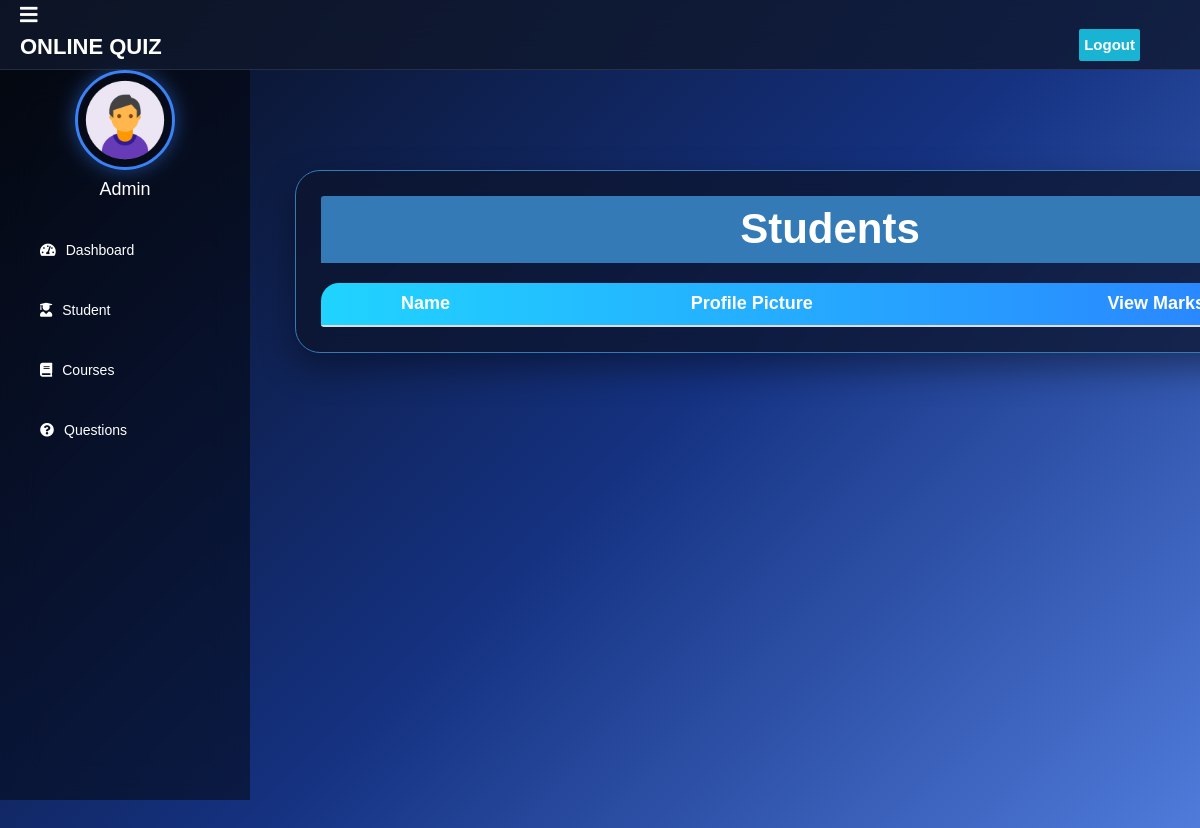
/admin-view-student-marks (signed in), run on an earlier commit of the app's database.
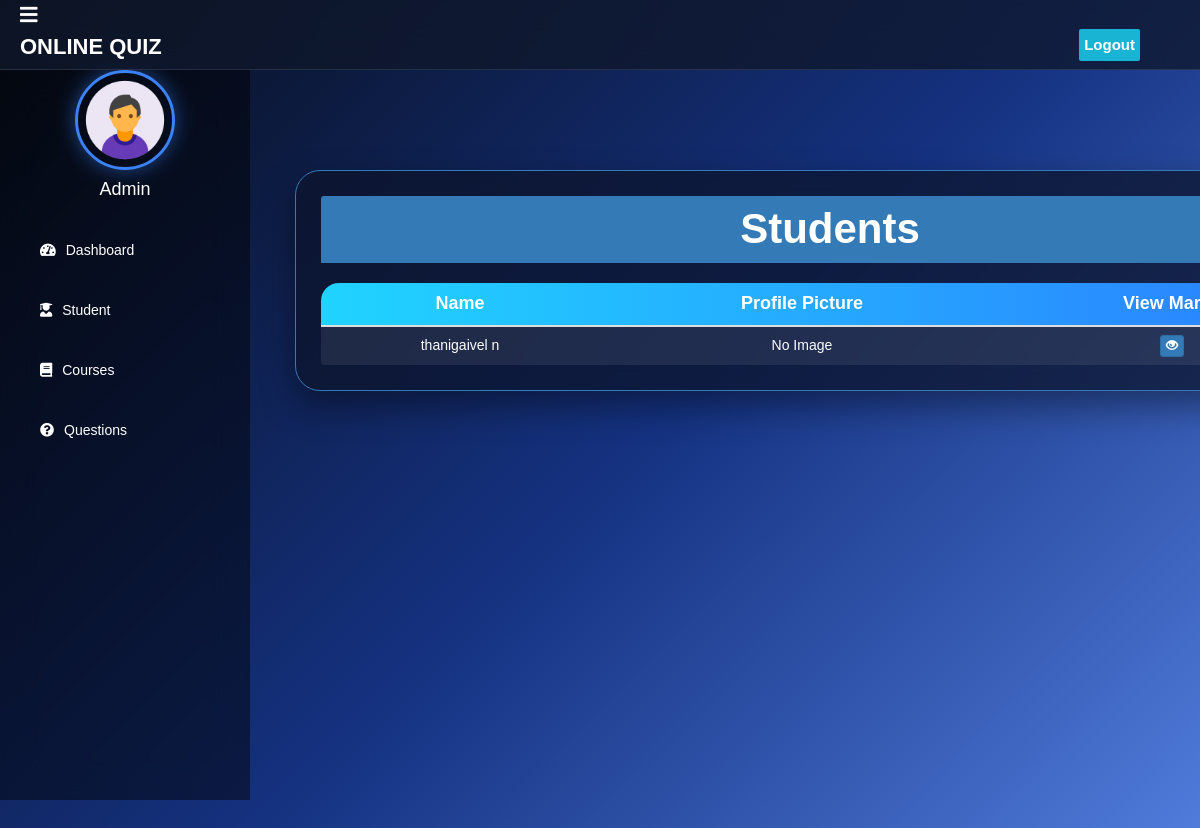
And on a later commit of the database.
### student/models.py (models this page shows, shortened)
class Student(models.Model):
    user=models.OneToOneField(User,on_delete=models.CASCADE)
    profile_pic= models.ImageField(upload_to='profile_pic/Student/',null=True,blank=True,default="")
    address = models.CharField(max_length=40,blank=True,null=True)
    mobile = models.CharField(max_length=20,null=False)
    @property
    def get_name(self):
        return self.user.first_name+" "+self.user.last_name

### quiz/views.py (the view)
# urls.py: path('admin-view-student-marks', views.admin_view_student_marks_view, name='admin-view-student-marks'),
@login_required(login_url='adminlogin')
def admin_view_student_marks_view(request):
    students= SMODEL.Student.objects.all()
    return render(request,'quiz/admin_view_student_marks.html',{'students':students})

### templates/quiz/admin_view_student_marks.html (shortened to what this page needs)
{% extends 'quiz/adminbase.html' %}
{% block content %}
{%load static%}
<head>
  <link href="//netdna.bootstrapcdn.com/bootstrap/3.0.0/css/bootstrap.min.css" rel="stylesheet" id="bootstrap-css">
</head>
<br><br>
<div class="container">
  <div class="panel panel-primary">
    <div class="panel-heading">
      <h6 class="panel-title">Students</h6>
    </div>
    <table class="table table-hover" id="dev-table">
      <thead>
        <tr>
          <th>Name</th>
          <th>Profile Picture</th>
          <th>View Marks</th>
        </tr>
      </thead>
      {% for t in students %}
      <tr>
        <td> {{t.get_name}}</td>
        <td> {% if t.profile_pic %}
    <img src="{{ t.profile_pic.url }}" height="40" width="40">
{% else %}
    No Image
{% endif %}
        <td><a class="btn btn-primary btn-xs" href="{% url 'admin-view-marks' t.id  %}"><span class="glyphicon glyphicon-eye-open"></span></a></td>
      </tr>
      {% endfor %}
    </table>
    </div>
  </div>
</div>
<br><br><br><br><br><br>
{% endblock content %}

What changed in the data, as far as the page shows it:
added Student: get_name "thanigaivel n", profile_pic "No Image"
